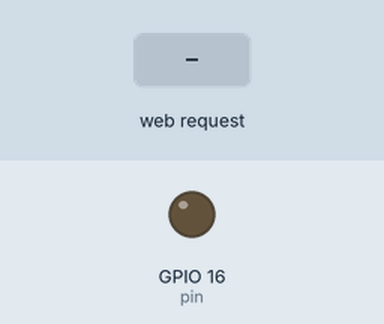
Bench run of a sketch on a simulated ESP8266 (NodeMCU). Parts: output pins drawn as LEDs (lit = HIGH). Inputs (shaded band) come from the test bench. What the sketch prints to the serial monitor is not drawn.

Above: at 1.2 s.
1.3 s: HTTP request GET /led received
At 2.1 s:
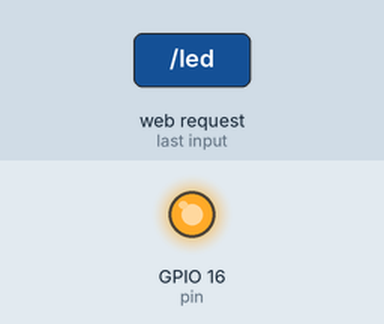
Timing chart, 0 to 12.8 s (numbered marks = the images above; inputs shaded):
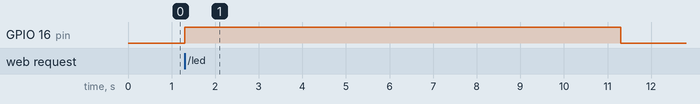

Measured:
- after the input at 1.3 s, GPIO 16 (pin): LOW → HIGH at once, → LOW 10.0 s later

The sketch:

sketch_jan27a.ino
```cpp
#include <ESP8266WebServer.h>

ESP8266WebServer server;

const char username[] = "ANIIOT";
const char password[] = "12345678";
#define pin 16
void setup() {
  // put your setup code here, to run once:

  Serial.begin(115200);
  pinMode(pin, OUTPUT);
  WiFi.softAP(username, password);
  IPAddress ipaddr = WiFi.softAPIP();
  //Serial.println("IP Address is " + ipaddr);
  server.begin();
  server.on("/led", led);
  //String stripaddr = "IP Address is " + ipaddr;

  Serial.println("IP Address is ");
  Serial.println(ipaddr);

}

void loop() {
  // put your main code here, to run repeatedly:
  //digitalWrite(pin, LOW);
  //delay(5000);
  //digitalWrite(pin, HIGH);
  //delay(5000);
  //Serial.println("LED ON");
  server.handleClient();
}

void led() {
  String myhtml = "<html><head><title> IOT Workshop </title></head><body style = background-color:palegreen><h1> <center> IOT </center></h1> <form> <br> <button name = \"pin\" type = \"submit\" value = \"0\"> LED ON </button> <button name = \"pin\" type = \"submit\" value = \"1\"> LED OFF </button> <button name = \"pin\" type = \"submit\" value = \"2\"> BLINK </button></form></body></html>";
  server.send(200, "text/html", myhtml);

  if(server.arg("pin") == "1") {
    digitalWrite(pin, HIGH);
  } else if(server.arg("pin") == "0") {
    digitalWrite(pin, LOW);
  } else {
    int i = 0;
    while(i < 10) {
      digitalWrite(pin, HIGH);
      delay(1000);
      digitalWrite(pin, LOW);
      Serial.print("Hello...");
      i++;
    }
  }
}
```
